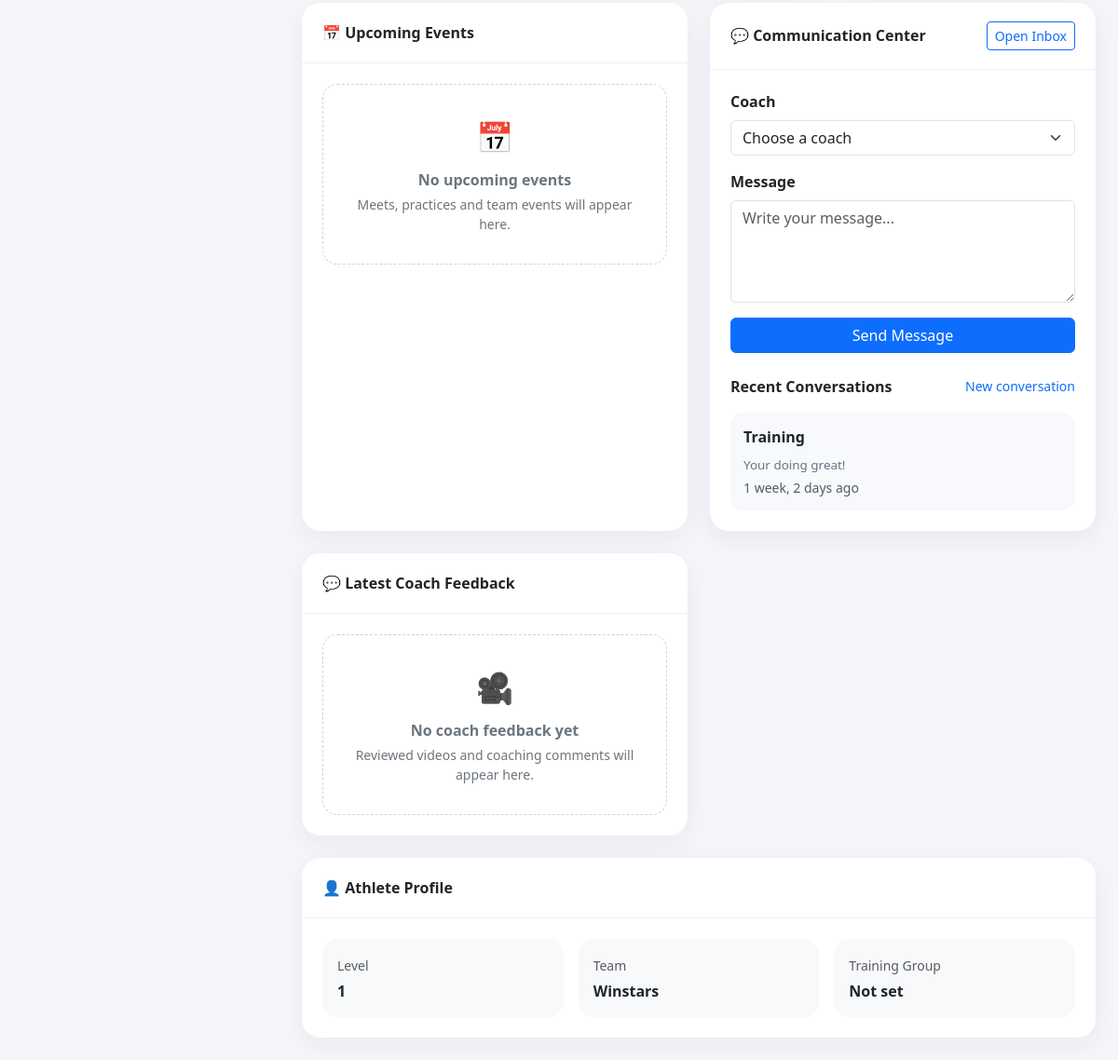
Page /athletes/dashboard/ (signed in, lower part) on the earlier database version.
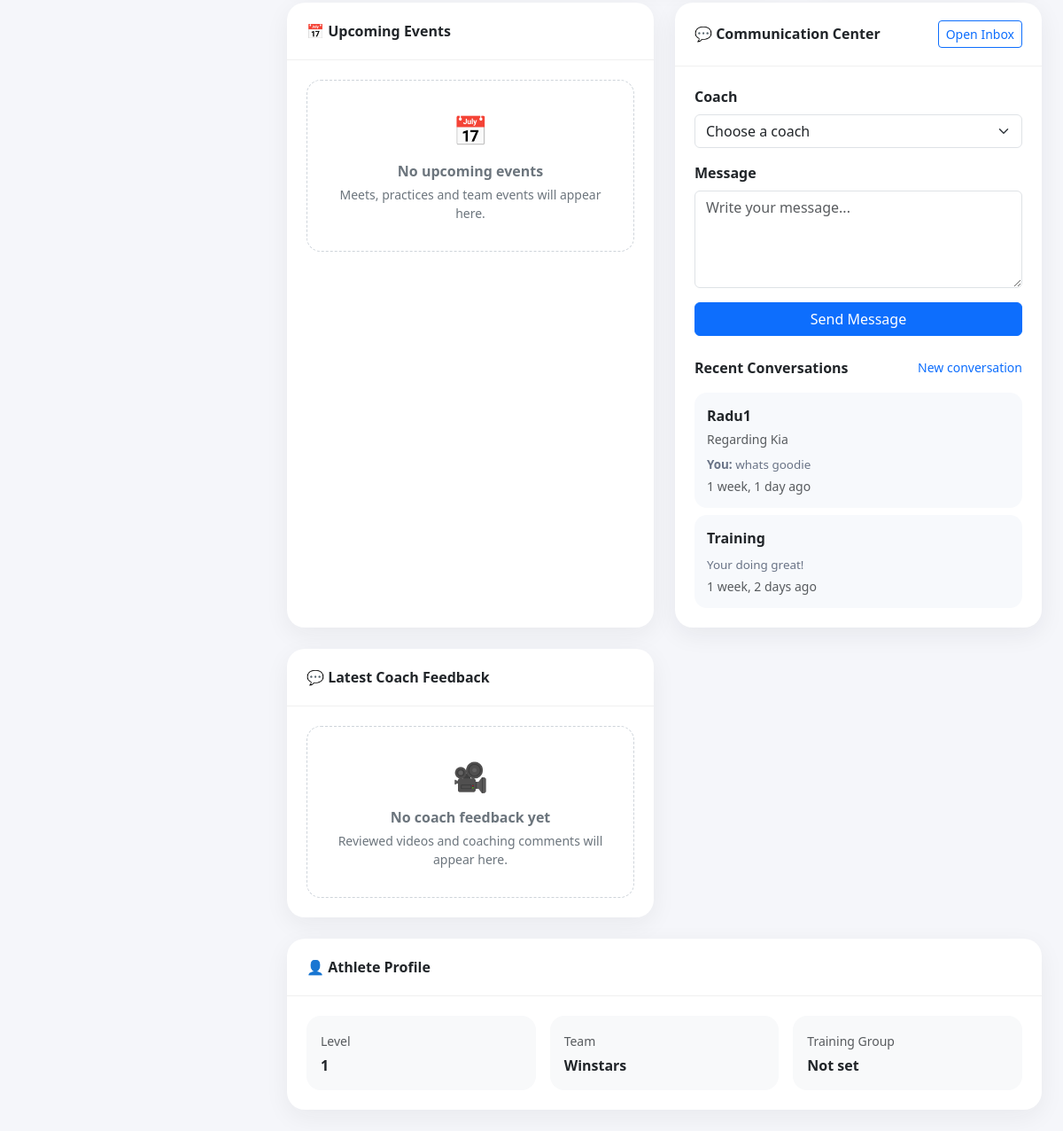
Same page on the later database version.
### communications/models.py (models this page shows, shortened)
class Conversation(models.Model):
    subject = models.CharField(
        max_length=180,
        blank=True
    )
    created_by = models.ForeignKey(
        settings.AUTH_USER_MODEL,
        on_delete=models.SET_NULL,
        related_name='created_conversations',
        null=True,
        blank=True
    )
    participants = models.ManyToManyField(
        settings.AUTH_USER_MODEL,
        through='ConversationParticipant',
        related_name='communication_conversations'
    )
    related_athlete = models.ForeignKey(
        settings.AUTH_USER_MODEL,
        on_delete=models.SET_NULL,
        related_name='related_communications',
        null=True,
        blank=True,
        limit_choices_to={
            'role': 'athlete'
        }
    )
    is_archived = models.BooleanField(
        default=False
    )
    created_at = models.DateTimeField(
        auto_now_add=True
    )
    updated_at = models.DateTimeField(
        auto_now=True
    )
    class Meta:
        ordering = [
            '-updated_at'
        ]
    def latest_message(self):
        return self.messages.order_by(
            '-created_at'
        ).first()

class Message(models.Model):
    conversation = models.ForeignKey(
        Conversation,
        on_delete=models.CASCADE,
        related_name='messages'
    )
    sender = models.ForeignKey(
        settings.AUTH_USER_MODEL,
        on_delete=models.SET_NULL,
        related_name='communication_messages',
        null=True
    )
    body = models.TextField()
    created_at = models.DateTimeField(
        auto_now_add=True
    )
    edited_at = models.DateTimeField(
        null=True,
        blank=True
    )
    is_system_message = models.BooleanField(
        default=False
    )
    class Meta:
        ordering = [
            'created_at'
        ]
        indexes = [
            models.Index(
                fields=[
                    'conversation',
                    'created_at',
                ]
            ),
        ]

### accounts/models.py (models this page shows)
class User(AbstractUser):
    ROLE_CHOICES = [
        ('admin', 'Admin'),
        ('head_coach', 'Head Coach'),
        ('coach', 'Coach'),
        ('athlete', 'Athlete'),
        ('parent', 'Parent'),
    ]
    role = models.CharField(max_length=20, choices=ROLE_CHOICES)

### athletes/views.py (the view)
@login_required
def athlete_dashboard(request):
    if request.user.role != 'athlete':
        return render(request, 'coaches/not_allowed.html', {
            'role': request.user.role,
            'username': request.user.username,
        })
    athlete = request.user
    today = timezone.now().date()
    athlete_profile = AthleteProfile.objects.filter(
        user=athlete
    ).first()
    today_survey = DailySurvey.objects.filter(
        athlete=athlete,
        survey_date=today
    ).first()
    readiness_score = calculate_athlete_readiness(
        today_survey
    )
    recent_surveys = DailySurvey.objects.filter(
        athlete=athlete
    ).order_by(
        '-survey_date'
    )[:7]
    survey_dates = set(
        DailySurvey.objects.filter(
            athlete=athlete,
            survey_date__lte=today
        ).values_list(
            'survey_date',
            flat=True
        )
    )
    survey_streak = 0
    streak_date = today
    while streak_date in survey_dates:
        survey_streak += 1
        streak_date -= timezone.timedelta(days=1)
    upcoming_events = TeamEvent.objects.filter(
        event_date__gte=today
    ).order_by(
        'event_date',
        'start_time'
    )[:5]
    recent_videos = AthleteVideo.objects.filter(
        athlete=athlete
    ).exclude(
        review_status='not_reviewed'
    ).select_related(
        'skill',
        'uploaded_by'
    ).order_by(
        '-uploaded_at'
    )[:4]
    latest_testing_result = (
        AthleteTestingResult.objects.filter(
            athlete=athlete,
            status='verified',
            session__published_to_athletes=True
        )
        .select_related(
            'session',
            'verified_by'
        )
        .order_by(
            '-session__testing_date',
            '-session__created_at'
        )
        .first()
    )
    testing_results = list(
        AthleteTestingResult.objects.filter(
            athlete=athlete,
            status='verified',
            session__published_to_athletes=True
        )
        .select_related('session')
        .order_by('session__testing_date')
    )
    testing_chart_labels = [
        result.session.testing_date.strftime('%b %d')
        for result in testing_results
    ]
    testing_chart_scores = [
        float(result.total_score)
        for result in testing_results
    ]
    testing_score_change = None
    testing_personal_best = None
    if latest_testing_result:
        previous_result = (
            latest_testing_result.get_previous_result()
        )
        if previous_result:
            testing_score_change = (
                    latest_testing_result.total_score
                    - previous_result.total_score
            )
        if testing_results:
            testing_personal_best = max(
                result.total_score
                for result in testing_results
            )
    attendance_records = AttendanceRecord.objects.filter(
        athlete=athlete
    )
    attendance_total = attendance_records.count()
    attendance_present = attendance_records.filter(
        status='present'
    ).count()
    attendance_late = attendance_records.filter(
        status='late'
    ).count()
    if attendance_total > 0:
        attendance_rate = round(
            (
                    (
                            attendance_present
                            + attendance_late
                    )
                    / attendance_total
            )
            * 100
        )
    else:
        attendance_rate = 0
    next_event = (
        upcoming_events[0]
        if upcoming_events
        else None
    )
    return render(
        request,
        'athletes/dashboard.html',
        {
            'athlete': athlete,
            'athlete_profile': athlete_profile,
            'today': today,
            'today_survey': today_survey,
            'readiness_score': readiness_score,
            'recent_surveys': recent_surveys,
            'upcoming_events': upcoming_events,
            'next_event': next_event,
            'recent_videos': recent_videos,
            'latest_testing_result': latest_testing_result,
            'testing_score_change': testing_score_change,
            'testing_personal_best': testing_personal_best,
            'testing_chart_labels': testing_chart_labels,
            'testing_chart_scores': testing_chart_scores,
            'attendance_total': attendance_total,
            'attendance_rate': attendance_rate,
            'survey_streak': survey_streak,
            'dashboard_communication': (
                get_dashboard_communication_data(
                    request.user
                )
            ),
        }
    )

### athletes/views.py (called while the page is built, shortened)
def calculate_athlete_readiness(survey):
    if not survey:
        return None

### communications/context_processors.py (called while the page is built)
def notification_context(request):
    if not request.user.is_authenticated:
        return {
            'global_notifications': [],
            'global_unread_notification_count': 0,
        }
    unread_notifications = (
        Notification.objects
        .filter(
            recipient=request.user,
            is_read=False
        )
        .order_by('-created_at')
    )
    return {
        'global_notifications': unread_notifications[:5],
        'global_unread_notification_count': (
            unread_notifications.count()
        ),
    }

### communications/dashboard.py (called while the page is built)
def get_user_display_name(user):
    if not user:
        return ''
    full_name = user.get_full_name().strip()
    if full_name:
        return full_name
    return user.username

### communications/models.py (called while the page is built)
    def unread_count(self):
        messages = self.conversation.messages.exclude(
            sender=self.user
        )
        if self.last_read_at:
            messages = messages.filter(
                created_at__gt=self.last_read_at
            )
        return messages.count()

### athletes/templates/athletes/dashboard.html (shortened to what the changed rows need)
{% extends "base.html" %}
{% block content %}
<div class="row g-4 mb-4">
    <div class="col-lg-6">
    {% include "communications/dashboard_communication_card.html" %}
    </div>
</div>
{% endblock %}

### communications/templates/communications/dashboard_communication_card.html (shortened to what the changed rows need)
<div class="card dashboard-communication-card">
    <div class="card-body">
        {% if dashboard_communication.recent_conversations %}
            <div class="d-flex flex-column gap-2">
                {% for row in dashboard_communication.recent_conversations %}
                    <a
                        href="{% url 'conversation_detail' row.conversation.id %}"
                        class="communication-recent-item"
                    >
                        <div class="d-flex justify-content-between gap-3">
                            <div class="fw-semibold">
                                {% if row.conversation.subject %}
                                    {{ row.conversation.subject }}
                                {% else %}
                                    {{ row.participant_names }}
                                {% endif %}
                            </div>
                        </div>
                        {% if row.related_athlete %}
                            <div class="small text-muted mt-1">
                                Regarding
                                {% if row.related_athlete.get_full_name %}
                                    {{ row.related_athlete.get_full_name }}
                                {% else %}
                                    {{ row.related_athlete.username }}
                                {% endif %}
                            </div>
                        {% endif %}
                        {% if row.latest_message %}
                            <div class="communication-preview mt-2">
                                {% if row.latest_message.sender == user %}
                                    <strong>You:</strong>
                                {% endif %}
                                {{ row.latest_message.body|truncatechars:95 }}
                            </div>
                            <div class="small text-muted mt-1">
                                {{ row.latest_message.created_at|timesince }}
                                ago
                            </div>
                        {% endif %}
                    </a>
                {% endfor %}
            </div>
        {% endif %}
    </div>
</div>

Differences in the rows shown:
added Conversation: participant_names "Radu1", related_athlete.username "Kia", shows "You:", latest_message.body "whats goodie", latest_message.created_at "1 week, 1 day"
